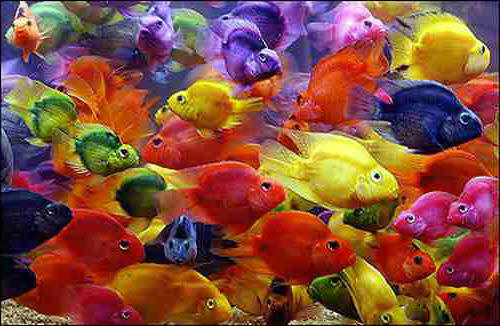
#> input picture PS2/code/fish.jpg, 500 x 326 px
$ jupyter execute KMeans.ipynb   (shell and % lines are left out)
#> lines starting #> are read from the running program, lines starting #| are printed output that depends on the picture
# 2.1 Color quantization k-means

For this problem you will write code to quantize a color space by applying k-means clustering to the pixels in a given input image. We will experiment with two different color spaces — RGB and HSV.

Implement each of the functions described below. After each function there is a test on the 4x6 image that will be generated within this notebook. These test are to help you verify and debug your code. However, they will not cover every possible edge case. We encourage you to write additional test or debug your code line-by-line to make sure the functions work as expected.

> Note: to pass the tests in this notebook and on Gradescope you will need to use a random seed value of `101` whenever possible. Please check the docstrings for any of the 3rd party functions to make sure you set the random seed properly.

### Exporting this notebook to a .py script

Once you are done implementing all the required functions in this notebook, you can go ahead and use the provided `notebook2script.py` script to convert this notebook into a `.py` file for submission.

The provided script will look for all the cells with the `#export` tag in the first line of the cell and only add those cells to the final script. This tag is already present for all the required cells in this notebook.

If you add any cells that you want to include in the submission, you can add the tag to the top of the cell.

The idea behind this is that students get to experiment, print and plot freely in the notebook while ensuring the submission file remains Gradescope friendly. Please avoid putting the `#export` tag on cells with `print`, `imshow`, and `plot` statements.

[cell 1]
#export
import numpy as np
from sklearn.cluster import KMeans
from skimage.color import rgb2hsv, hsv2rgb
from typing import Tuple
from imageio import imread

[cell 2]
import matplotlib.pyplot as plt

The commands in the follwing cell will plot all images/plots in an interactive window. If you would prefer to not have interactive plots, comment out %matplotlib notebook and uncomment %matplotlib inline instead.

You can use plt.rcParams['figure.figsize'] to make all the plots in this notebook bigger or smaller.

[cell 3]
# %matplotlib inline

# plt.rcParams['figure.figsize'] = (7, 3)

[cell 4]
# set test_k = 4 to pass the tests in this notebook
test_k = 4

[cell 5]
# generate a random test image (with a seed of `101`)
np.random.seed(101)
test_img = np.random.randint(0, 256, size=(4, 6, 3), dtype=np.uint8)

_, ax = plt.subplots()
ax.axis("off")
ax.imshow(test_img)
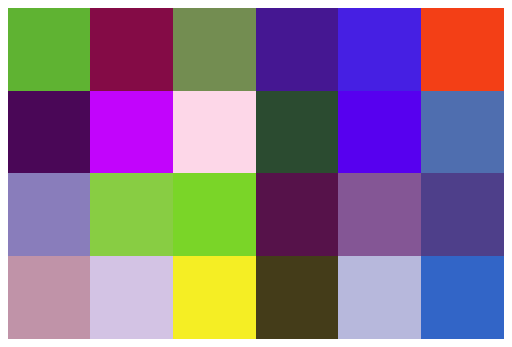
#> figure drawn by matplotlib, 1 panel

## (a) Quantize in RGB space

Given an RGB image, quantize the 3-dimensional RGB space, and map each pixel in the input image to its nearest k-means center. That is, replace the RGB value at each pixel with its nearest cluster’s average RGB value.

Use the [sklearn.cluster.KMeans](https://scikit-learn.org/stable/modules/generated/sklearn.cluster.KMeans.html) class to perfom the k-means clustering. See the documentation for details on how to use the class, and make sure you set `random_state=101`.

[cell 6]
#export
def quantize_rgb(img: np.ndarray, k: int) -> np.ndarray:
    """
    Compute the k-means clusters for the input image in RGB space, and return
    an image where each pixel is replaced by the nearest cluster's average RGB
    value.

    Inputs:
        img: Input RGB image with shape H x W x 3 and dtype "uint8"
        k: The number of clusters to use

    Output:
        An RGB image with shape H x W x 3 and dtype "uint8"
    """
    quantized_img = np.zeros_like(img)

    image = np.copy(img)
    [width, height, dimension] = np.shape(image)
    stretched = np.reshape(img, (width * height, dimension))

    k_means = KMeans(n_clusters = k, random_state = 101)

    cluster_index = k_means.fit_predict(stretched)
    means = k_means.cluster_centers_
    quantized_img = means[cluster_index].reshape(img.shape).astype(np.uint8)

    ##########################################################################
    # TODO: Perform k-means clustering and return an image where each pixel  #
    # is assigned the value of the nearest clusters RGB values.              #
    ##########################################################################


    ##########################################################################
    ##########################################################################

    return quantized_img

[cell 7]
expected_quantized_img_rgb = np.array([[[159, 173,  49],
        [ 80,  34,  60],
        [159, 173,  49],
        [ 99,  60, 190],
        [ 99,  60, 190],
        [159, 173,  49]],

       [[ 80,  34,  60],
        [ 99,  60, 190],
        [209, 185, 212],
        [ 80,  34,  60],
        [ 99,  60, 190],
        [ 99,  60, 190]],

       [[ 99,  60, 190],
        [159, 173,  49],
        [159, 173,  49],
        [ 80,  34,  60],
        [ 99,  60, 190],
        [ 99,  60, 190]],

       [[209, 185, 212],
        [209, 185, 212],
        [159, 173,  49],
        [ 80,  34,  60],
        [209, 185, 212],
        [ 99,  60, 190]]], dtype=np.uint8)

quantized_img_rgb = quantize_rgb(test_img, test_k)

if np.allclose(quantized_img_rgb, expected_quantized_img_rgb):
    print("\nQuantized image computed correctly!")
else:
    print("\nQuantized image is incorrect.")
    print(f"\nexpected:\n\n{expected_quantized_img_rgb}")
    print(f"\ncomputed:\n\n{quantized_img_rgb}")

Let's take a look at the results.

[cell 8]
fig, axs = plt.subplots(1, 2)

axs[0].axis("off")
axs[0].imshow(test_img)

axs[1].axis("off")
axs[1].imshow(quantized_img_rgb)

# uncomment this line and change the filename as needed to save the figure
# fig.savefig(f"output-quantized-rgb-{k}.png", dpi=200, bbox_inches="tight")
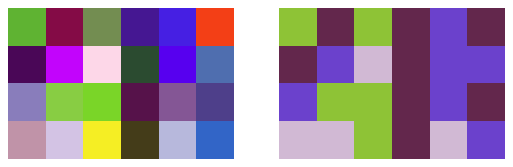
#> figure drawn by matplotlib, 2 panels

## (b) Quantize in HSV space

Given an RGB image, convert it to HSV and quantize the 1-dimensional Hue space. Map each pixel in the input image to its nearest quantized Hue value, while keeping its Saturation and Value channels the same as the input. Convert the quantized output back to RGB color space.

Use the [sklearn.cluster.KMeans](https://scikit-learn.org/stable/modules/generated/sklearn.cluster.KMeans.html) class to perfom the k-means clustering. See the documentation for details on how to use the class, and make sure you set `random_state=101`.

Use the [skimage.color.rgb2hsv](https://scikit-image.org/docs/dev/api/skimage.color.html#skimage.color.rgb2hsv) and [skimage.color.hsv2rgb](https://scikit-image.org/docs/dev/api/skimage.color.html#skimage.color.hsv2rgb) functions to convert the image to HSV and back to RGB.

[cell 9]
#export
def quantize_hsv(img: np.ndarray, k: int) -> np.ndarray:
    """
    Compute the k-means clusters for the input image in the hue dimension of the
    HSV space. Replace the hue values with the nearest cluster's hue value. Finally,
    convert the image back to RGB.

    Inputs:
        img: Input RGB image with shape H x W x 3 and dtype "uint8"
        k: The number of clusters to use

    Output:
        An RGB image with shape H x W x 3 and dtype "uint8"
    """
    quantized_img = np.zeros_like(img)

    ##########################################################################
    # TODO: Convert the image to HSV. Perform k-means clustering in hue      #
    # space. Replace the hue values in the image with the cluster centers.   #
    # Convert the image back to RGB.                                         #
    ##########################################################################

    rgb_image = np.copy(img)
    hsv_image = rgb2hsv(rgb_image)
    hue = hsv_image[:,:,0]
    samples = hue.reshape((-1, 1))
    k_means = KMeans(n_clusters = k, random_state = 101)
    cluster_index = k_means.fit_predict(samples)
    means = k_means.cluster_centers_
    hsv_image[:,:,0] = means[cluster_index].reshape(hue.shape)
    quantized_img = (hsv2rgb(hsv_image) * 255).astype(np.uint8)


    ##########################################################################
    ##########################################################################

    return quantized_img

[cell 10]
expected_quantized_img_hsv = np.array([[[ 94, 179,  49],
        [131,  11, 112],
        [101, 141,  81],
        [ 38,  23, 146],
        [ 55,  31, 227],
        [243, 166,  22]],

       [[ 87,   7,  74],
        [252,   3, 212],
        [253, 215, 246],
        [ 54,  75,  43],
        [ 29,   0, 239],
        [ 90,  79, 175]],

       [[132, 125, 187],
        [114, 205,  66],
        [ 99, 213,  40],
        [ 86,  17,  75],
        [149,  86, 139],
        [ 72,  63, 138]],

       [[192, 147, 184],
        [199, 195, 227],
        [245, 172,  36],
        [ 68,  53,  24],
        [187, 183, 220],
        [ 68,  49, 199]]], dtype=np.uint8)

quantized_img_hsv = quantize_hsv(test_img, test_k)

if np.allclose(quantized_img_hsv, expected_quantized_img_hsv):
    print("\nQuantized image computed correctly!")
else:
    print("\nQuantized image is incorrect.")
    print(f"\nexpected:\n\n{expected_quantized_img_hsv}")
    print(f"\ncomputed:\n\n{quantized_img_hsv}")

Let's take a look at the results.

[cell 11]
fig, axs = plt.subplots(1, 2)

axs[0].axis("off")
axs[0].imshow(test_img)

axs[1].axis("off")
axs[1].imshow(quantized_img_hsv)

# uncomment this line and change the filename as needed to save the figure
# fig.savefig(f"output-quantized-hsv-{k}.png", dpi=200, bbox_inches="tight")
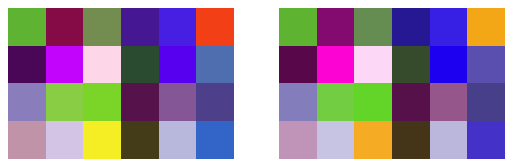
#> figure drawn by matplotlib, 2 panels

## (c) Sum of squared error

Write a function to compute the SSD error (sum of squared error) between the original RGB pixel values and the quantized values

[cell 12]
#export
def compute_quantization_error(img: np.ndarray, quantized_img: np.ndarray) -> int:
    """
    Compute the sum of squared error between the two input images.

    Inputs:
        img: Input RGB image with shape H x W x 3 and dtype "uint8"
        quantized_img: Quantized RGB image with shape H x W x 3 and dtype "uint8"

    Output:

    """
    error = 0

    ##########################################################################
    # TODO: Compute the sum of squared error.                                #
    ##########################################################################

    error = np.square(img.astype('float32') - quantized_img.astype('float32'))
    return np.sum(error)

    ##########################################################################
    ##########################################################################

#     return error

[cell 13]
error_rgb = compute_quantization_error(test_img, quantized_img_rgb)
print(f"quantization error (rgb): {error_rgb:,}")

error_hsv = compute_quantization_error(test_img, quantized_img_hsv)
print(f"quantization error (hsv): {error_hsv:,}")

[cell 14]
if error_rgb == 112251:
    print("\nQuantization error computed correctly!")
else:
    print("\nQuantization error incorrect")
    print(f"\nexpected: 112,251\ncomputed: {error_rgb}")


if error_hsv == 33167:
    print("\nQuantization error computed correctly!")
else:
    print("\nQuantization error incorrect")
    print(f"\nexpected: 33,167\ncomputed: {error_hsv}")

## (d) Calculate Hue histograms

Given an image, compute and display two histograms of its hue values. Let the first histogram use equally-spaced bins (uniformly dividing up the hue values), and let the second histogram use bins defined by the `k` cluster center memberships (i.e., all pixels belonging to hue cluster `i` go to the `i-th` bin, for `i=1,...k`).

[cell 15]
#export
def get_hue_histograms(img: np.ndarray, k: int) -> Tuple[np.ndarray, np.ndarray]:
    """
    Compute the histogram values two ways: equally spaced and clustered.

    Inputs:
        img: Input RGB image with shape H x W x 3 and dtype "uint8"
        k: The number of clusters to use

    Output:
        hist_equal: The values for an equally spaced histogram
        hist_clustered: The values for a histogram of the cluster assignments
    """
    hist_equal = np.zeros((k,), dtype=np.int64)
    hist_clustered = np.zeros((k,), dtype=np.int64)

    ##########################################################################
    # TODO: Convert the image to HSV. Calculate a k-bin histogram for the    #
    # hue dimension. Calculate the k-means clustering of the hue space.      #
    # Calculate the histogram values for the cluster assignments.            #
    ##########################################################################

    hue = rgb2hsv(img)[:, :, 0]
    hue = hue.reshape(-1)
    hist_equal = plt.hist(hue, bins = k)

    k_means = KMeans(n_clusters = k, random_state = 101)
    labels = k_means.fit_predict(hue.reshape(-1, 1))
    hist_clustered = plt.hist(labels, bins = k)


    ##########################################################################
    ##########################################################################

    hist_equal = hist_equal[0]
    hist_clustered = hist_clustered[0]

    return hist_equal, hist_clustered

[cell 16]
expected_hist_equal = np.array([ 6,  2,  6, 10], dtype=np.int64)
expected_hist_clustered = np.array([3, 7, 9, 5], dtype=np.int64)

hist_equal, hist_clustered = get_hue_histograms(test_img, test_k)

if np.all(hist_equal == expected_hist_equal):
    print("\nEqual histogram values computed correctly!")
else:
    print("\nEqual histogram values are incorrect.")
    print(f"\nexpected: {expected_hist_equal}")
    print(f"\ncomputed: {hist_equal}")

if np.all(hist_clustered == expected_hist_clustered):
    print("\nClustered histogram values computed correctly!")
else:
    print("\nClustered histogram values are incorrect.")
    print(f"\nexpected: {expected_hist_clustered}")
    print(f"\ncomputed: {hist_clustered}")
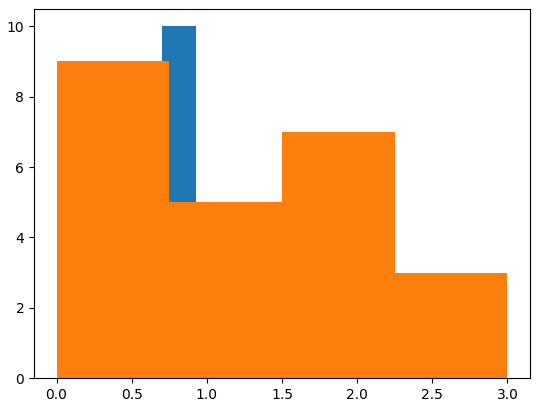
#> figure drawn by matplotlib, 1 panel; tallest bar 10 high, from x = 0.702 to 0.925; tallest bar 9 high, from x = 0 to 0.75

Let's take a look at the results.

[cell 17]
fig, axs = plt.subplots(1, 2)
axs[0].set_title("equal")
axs[0].bar(np.arange(test_k), hist_equal)

axs[1].set_title("clustered")
axs[1].bar(np.arange(test_k), hist_clustered)

# uncomment this line and change the filename as needed to save the figure
# fig.savefig(f"output-histograms-{k}.png", dpi=200, bbox_inches="tight")
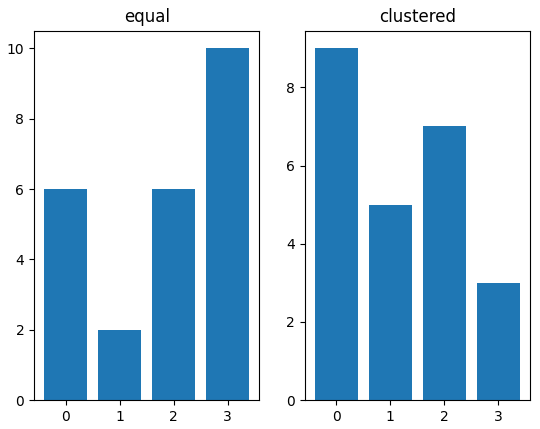
#> figure drawn by matplotlib, 2 panels; panel 1: tallest bar 10 high, from x = 2.6 to 3.4; panel 2: tallest bar 9 high, from x = -0.4 to 0.4

[cell 18]
imgFish = imread('./fish.jpg')
#> imgFish is the input picture: shape (326, 500, 3); mean R, G, B 132.5, 77.5, 60.6
imgFish = np.asarray(imgFish)

quantized_hsv = quantize_hsv(imgFish, 20)
#> call 2 of quantize_hsv, with k = 20
#> in quantize_hsv (call 2), `hsv_image = rgb2hsv(rgb_image)`: hsv_image: shape (326, 500, 3) float64; mean of channels 0, 1, 2 0.366, 0.703, 0.561
#> in quantize_hsv (call 2), `hue = hsv_image[:,:,0]`:
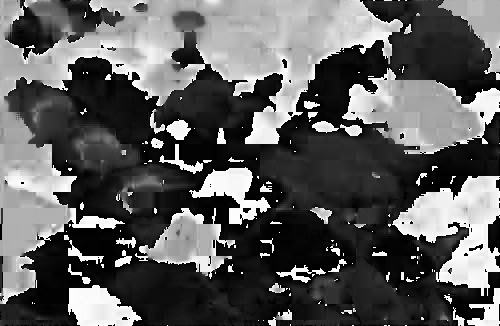
#> hue: shape (326, 500) float64; min 0, max 0.999, mean 0.366
#> in quantize_hsv (call 2), `hsv_image[:,:,0] = means[cluster_index].reshape(hue.shape)`: hsv_image: shape (326, 500, 3) float64; mean of channels 0, 1, 2 0.366, 0.703, 0.561

fig, axs = plt.subplots(1,2)

axs[0].axis("off")
axs[0].imshow(imgFish)
axs[0].set_title("Original Image")

axs[1].axis("off")
axs[1].imshow(quantized_hsv)
axs[1].set_title("HSV Quantized Image, K = 20")

ssd_error = compute_quantization_error(imgFish, quantized_hsv)
#> in compute_quantization_error (call 3), `error = np.square(img.astype('float32') - quantized_img.astype('float3..`:
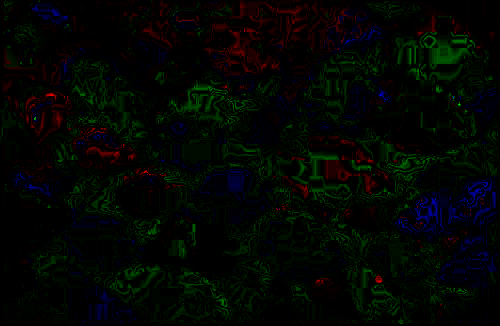
#> error: shape (326, 500, 3) float32; mean R, G, B 8.3, 19.7, 8.3; drawn with min black and max white
#> ssd_error = 5913385
print("Quantization Error (HSV, K = 20): " + str(ssd_error))
#| Quantization Error (HSV, K = 20): 5913385.0

[cell 19]
imgFish = imread('./fish.jpg')
imgFish = np.asarray(imgFish)

hist_equal, hist_clustered = get_hue_histograms(imgFish, 20)
#> hist_equal = 20 values, max 37796 at index 0, min 272 at index 9, mean 8150; hist_clustered = 20 values, max 15218 at index 12, min 1043 at index 5, mean 8150

fig, axs = plt.subplots(1, 2)
axs[0].set_title("equal, K = 20")
axs[0].bar(np.arange(20), hist_equal)

axs[1].set_title("clustered, K = 20")
axs[1].bar(np.arange(20), hist_clustered)
fig.tight_layout()
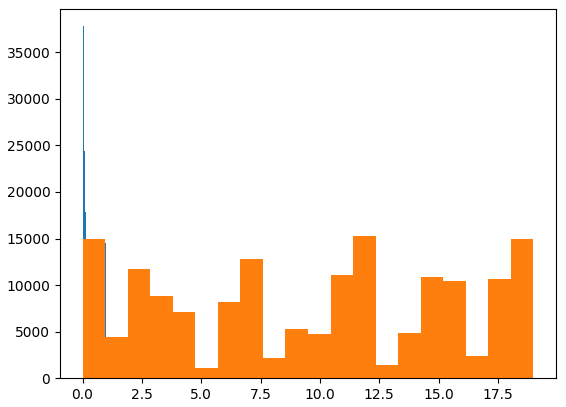
#> figure drawn by matplotlib, 1 panel; tallest bar 37796 high, from x = -3.47e-18 to 0.05; tallest bar 15218 high, from x = 11.4 to 12.35
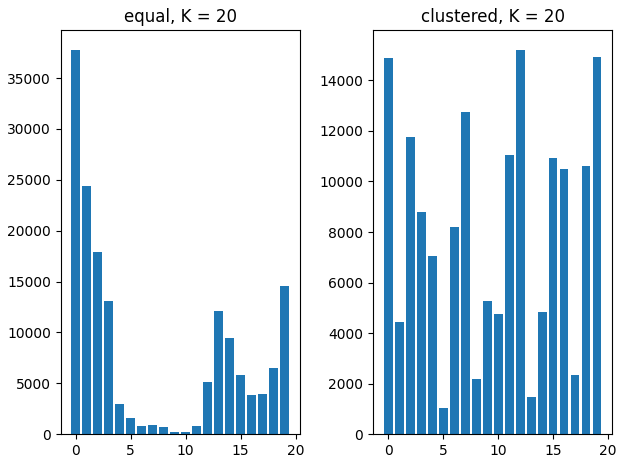
#> figure drawn by matplotlib, 2 panels; panel 1: tallest bar 37796 high, from x = -0.4 to 0.4; panel 2: tallest bar 15218 high, from x = 11.6 to 12.4
